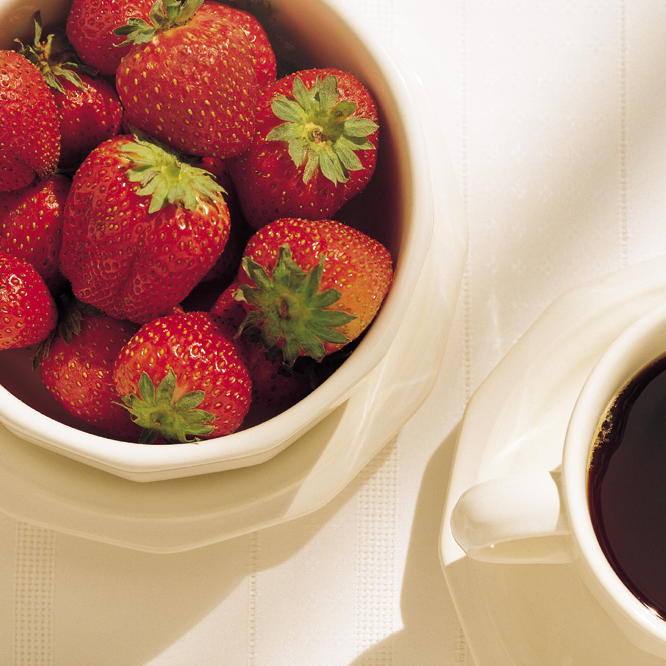
%> input picture Fig0630(01)(strawberries_fullcolor).tif, 666 x 666 px
$ octave chapter_01.m   (GNU Octave 9; MATLAB toolbox functions it lacks are replaced by stand-ins)
%> lines starting %> are read from the running program, lines starting %| are printed output that depends on the picture; in (x1, y1, x2, y2) boxes, pixels count from 0 and x2, y2 are one past the last pixel; in counts of white or black regions, pixels touching at a corner belong together; the program's own positions count from 1
% loading and displaying an image

img=imread('Fig0630(01)(strawberries_fullcolor).tif');
%> img is the input picture: size 666x666x3 uint8; mean R, G, B 186.3, 145.9, 126.5
imshow(img);
gray_img=rgb2gray(img);
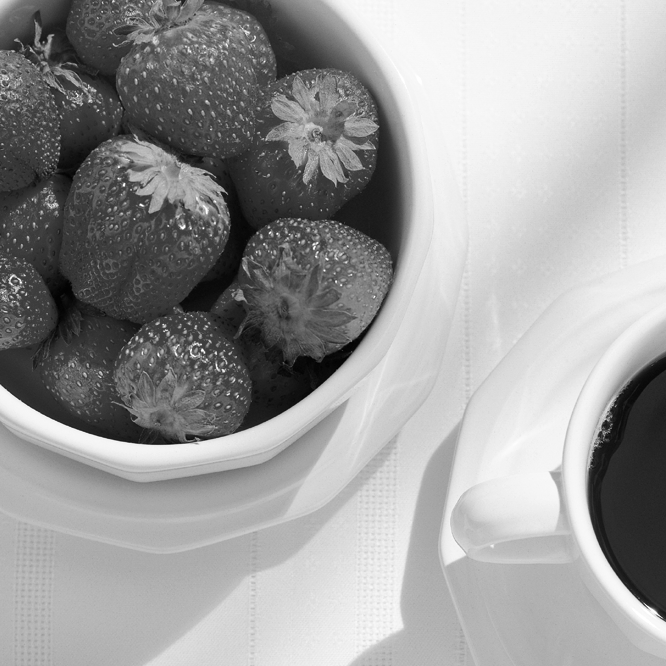
%> gray_img: size 666x666 uint8; min 2, max 255, mean 155.7
binary_img=im2bw(gray_img);
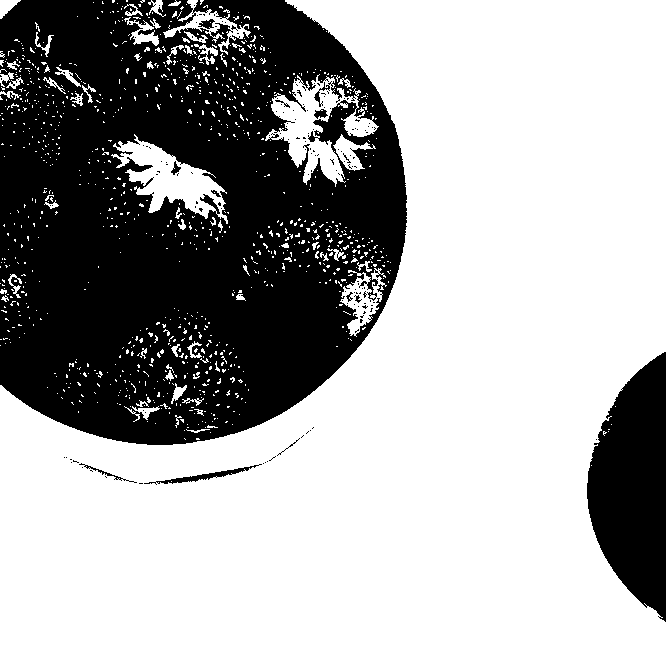
%> binary_img: size 666x666 logical; 65.3% white; 161 black regions (149 under 20 px), largest, box (x1, y1, x2, y2) and area: (0, 0, 407, 445) 137768, (587, 352, 666, 622) 14747, (144, 464, 262, 485) 436
figure,imshow(gray_img),title('Grayscale Image');
figure,imshow(binary_img),title('Binary Image');


% inspecting image properties

img=imread('Fig0630(01)(strawberries_fullcolor).tif');
size_img=size(img);
%> size_img = [666 666 3]
class_img=class(img);
%> class_img = 'uint8'
disp(['size:',num2str(size_img)]);
%| size:666  666    3
disp(['Data Type:',class_img]);
%| Data Type:uint8

% image Conversion
img=imread('Fig0630(01)(strawberries_fullcolor).tif');
gray_img=rgb2gray(img);
imwrite(gray_img,'Converted_img.jpg');

% Resizing an image

img=imread('Fig0630(01)(strawberries_fullcolor).tif');
resized_img=imresize(img,[256,256]);
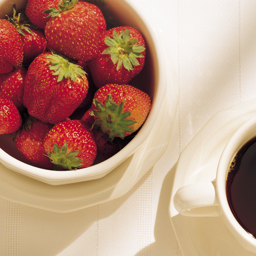
%> resized_img: size 256x256x3 uint8; mean R, G, B 186.3, 145.9, 126.5
imshow(resized_img),title('Resized Image');

% Rotating an image
img=imread('Fig0630(01)(strawberries_fullcolor).tif');
rotated_img=imrotate(img,90);
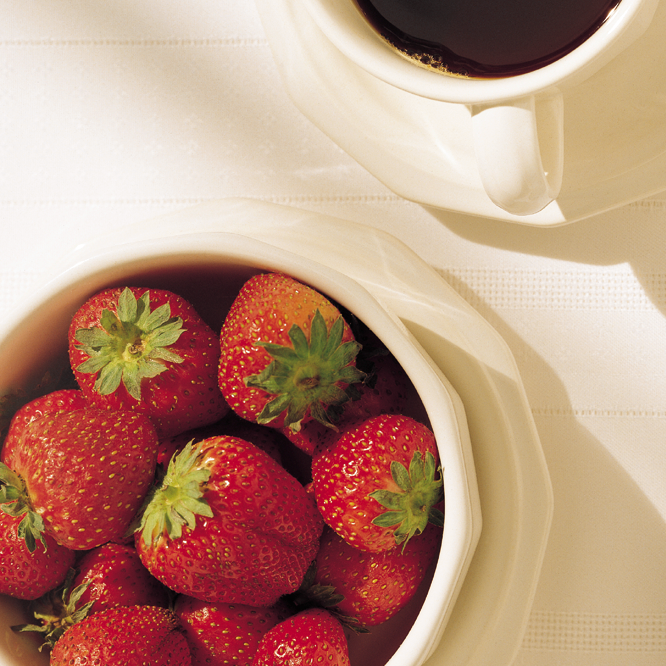
%> rotated_img: size 666x666x3 uint8; mean R, G, B 186.3, 145.9, 126.5; mean of the top-left, top-right, bottom-left and bottom-right quarters 202.1, 178.5, 81, 149.9
imshow(rotated_img),title('Rotated Image');
